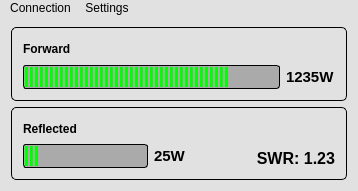
<?xml version="1.0" encoding="UTF-8"?>
<ui version="4.0">
 <class>MainWindowClass</class>
 <widget class="QMainWindow" name="MainWindowClass">
  <property name="geometry">
   <rect>
    <x>0</x>
    <y>0</y>
    <width>358</width>
    <height>191</height>
   </rect>
  </property>
  <property name="windowTitle">
   <string>Power Meter - Radio 1</string>
  </property>
  <property name="styleSheet">
   <string>QWidget {
 background-color: rgb(225, 225, 225);
 color: black;
}
 QProgressBar {
     border: 1px solid black;
     border-radius: 3px;
     background-color: rgb(170, 170, 170);
 }
 QProgressBar::chunk {
     background-color: lime;
     width: 3px;
     margin: 1px;
 }
 QMenu {
     background-color: white;
     margin: 2px; /* some spacing around the menu */
 }

 QMenu::item {
     padding: 2px 25px 2px 20px;
     border: 1px solid transparent; /* reserve space for selection border */
 }

 QMenu::item:selected {
     border-color: darkblue;
     background: rgba(100, 100, 100, 150);
 }

 QMenu::icon:checked { /* appearance of a 'checked' icon */
     background: gray;
     border: 1px inset gray;
     position: absolute;
     top: 1px;
     right: 1px;
     bottom: 1px;
     left: 1px;
 }

 QMenu::separator {
     height: 1px;
     background: silver;
     margin-left: 5px;
     margin-right: 5px;
 }

 QMenu::indicator {
     width: 13px;
     height: 13px;
 }

 QMenuBar {
     background-color: qlineargradient(x1:0, y1:0, x2:0, y2:1,
                                       stop:0 lightgray, stop:1 darkgray);
 }

 QMenuBar::item {
     spacing: 3px; /* spacing between menu bar items */
     padding: 1px 4px;
     background: transparent;
     border-radius: 4px;
 }

 QMenuBar::item:selected { /* when selected using mouse or keyboard */
     background: #a8a8a8;
 }

 QMenuBar::item:pressed {
     background: #888888;
 }

QFrame#frame{
      border-width: 1px;
      border-style: solid;
      border-color: black;
      border-radius: 5px;
}

QFrame#frameForward{
      border-width: 1px;
      border-style: solid;
      border-color: black;
      border-radius: 5px;
}

QFrame#frameReflected{
      border-width: 1px;
      border-style: solid;
      border-color: black;
      border-radius: 5px;
}</string>
  </property>
  <widget class="QWidget" name="centralWidget">
   <layout class="QVBoxLayout" name="verticalLayout">
    <item>
     <widget class="QFrame" name="frameForward">
      <property name="frameShape">
       <enum>QFrame::StyledPanel</enum>
      </property>
      <property name="frameShadow">
       <enum>QFrame::Raised</enum>
      </property>
      <layout class="QHBoxLayout" name="horizontalLayout">
       <item>
        <layout class="QGridLayout" name="gridLayout">
         <item row="0" column="0">
          <widget class="QLabel" name="labelFwd">
           <property name="font">
            <font>
             <weight>75</weight>
             <bold>true</bold>
            </font>
           </property>
           <property name="text">
            <string>Forward</string>
           </property>
          </widget>
         </item>
         <item row="1" column="0">
          <widget class="QProgressBar" name="progressBarFwd">
           <property name="sizePolicy">
            <sizepolicy hsizetype="Expanding" vsizetype="Fixed">
             <horstretch>0</horstretch>
             <verstretch>0</verstretch>
            </sizepolicy>
           </property>
           <property name="minimumSize">
            <size>
             <width>250</width>
             <height>0</height>
            </size>
           </property>
           <property name="styleSheet">
            <string/>
           </property>
           <property name="maximum">
            <number>1500</number>
           </property>
           <property name="value">
            <number>1200</number>
           </property>
           <property name="textVisible">
            <bool>false</bool>
           </property>
           <property name="format">
            <string>%vW</string>
           </property>
          </widget>
         </item>
         <item row="1" column="1">
          <widget class="QLabel" name="labelFwdValue">
           <property name="font">
            <font>
             <pointsize>11</pointsize>
             <weight>75</weight>
             <bold>true</bold>
            </font>
           </property>
           <property name="text">
            <string>1235W</string>
           </property>
          </widget>
         </item>
        </layout>
       </item>
      </layout>
     </widget>
    </item>
    <item>
     <widget class="QFrame" name="frameReflected">
      <property name="frameShape">
       <enum>QFrame::StyledPanel</enum>
      </property>
      <property name="frameShadow">
       <enum>QFrame::Raised</enum>
      </property>
      <layout class="QHBoxLayout" name="horizontalLayout_2">
       <item>
        <layout class="QGridLayout" name="gridLayout_2">
         <item row="0" column="0">
          <widget class="QLabel" name="labelRef">
           <property name="font">
            <font>
             <weight>75</weight>
             <bold>true</bold>
            </font>
           </property>
           <property name="text">
            <string>Reflected</string>
           </property>
          </widget>
         </item>
         <item row="1" column="0">
          <widget class="QProgressBar" name="progressBarRef">
           <property name="sizePolicy">
            <sizepolicy hsizetype="Expanding" vsizetype="Fixed">
             <horstretch>0</horstretch>
             <verstretch>0</verstretch>
            </sizepolicy>
           </property>
           <property name="minimumSize">
            <size>
             <width>125</width>
             <height>0</height>
            </size>
           </property>
           <property name="font">
            <font>
             <strikeout>false</strikeout>
            </font>
           </property>
           <property name="autoFillBackground">
            <bool>false</bool>
           </property>
           <property name="maximum">
            <number>150</number>
           </property>
           <property name="value">
            <number>15</number>
           </property>
           <property name="textVisible">
            <bool>false</bool>
           </property>
           <property name="invertedAppearance">
            <bool>false</bool>
           </property>
           <property name="textDirection">
            <enum>QProgressBar::TopToBottom</enum>
           </property>
           <property name="format">
            <string>%vW</string>
           </property>
          </widget>
         </item>
         <item row="1" column="1">
          <widget class="QLabel" name="labelRefValue">
           <property name="font">
            <font>
             <pointsize>11</pointsize>
             <weight>75</weight>
             <bold>true</bold>
            </font>
           </property>
           <property name="text">
            <string>25W</string>
           </property>
           <property name="alignment">
            <set>Qt::AlignLeading|Qt::AlignLeft|Qt::AlignVCenter</set>
           </property>
          </widget>
         </item>
         <item row="1" column="2">
          <spacer name="horizontalSpacer">
           <property name="orientation">
            <enum>Qt::Horizontal</enum>
           </property>
           <property name="sizeHint" stdset="0">
            <size>
             <width>40</width>
             <height>20</height>
            </size>
           </property>
          </spacer>
         </item>
         <item row="1" column="3">
          <widget class="QLabel" name="labelSWRValue">
           <property name="font">
            <font>
             <pointsize>12</pointsize>
             <weight>75</weight>
             <bold>true</bold>
            </font>
           </property>
           <property name="layoutDirection">
            <enum>Qt::LeftToRight</enum>
           </property>
           <property name="styleSheet">
            <string/>
           </property>
           <property name="text">
            <string>SWR: 1.23</string>
           </property>
           <property name="alignment">
            <set>Qt::AlignBottom|Qt::AlignRight|Qt::AlignTrailing</set>
           </property>
          </widget>
         </item>
        </layout>
       </item>
      </layout>
     </widget>
    </item>
   </layout>
  </widget>
  <widget class="QMenuBar" name="menuBar">
   <property name="geometry">
    <rect>
     <x>0</x>
     <y>0</y>
     <width>358</width>
     <height>19</height>
    </rect>
   </property>
   <widget class="QMenu" name="menuSettings">
    <property name="title">
     <string>Settings</string>
    </property>
    <addaction name="actionSettingsSetup"/>
    <addaction name="separator"/>
    <addaction name="actionSettingsAbout"/>
   </widget>
   <widget class="QMenu" name="menuConnection">
    <property name="title">
     <string>Connection</string>
    </property>
    <addaction name="actionConnect"/>
    <addaction name="actionDisconnect"/>
   </widget>
   <addaction name="menuConnection"/>
   <addaction name="menuSettings"/>
  </widget>
  <action name="actionConnect">
   <property name="text">
    <string>Connect</string>
   </property>
  </action>
  <action name="actionDisconnect">
   <property name="text">
    <string>Disconnect</string>
   </property>
  </action>
  <action name="actionSettingsSetup">
   <property name="text">
    <string>Setup</string>
   </property>
  </action>
  <action name="actionSettingsAbout">
   <property name="text">
    <string>About</string>
   </property>
  </action>
  <action name="actionSettingsCalibrate">
   <property name="text">
    <string>Calibrate</string>
   </property>
  </action>
  <action name="actionPEP">
   <property name="checkable">
    <bool>true</bool>
   </property>
   <property name="text">
    <string>PEP</string>
   </property>
  </action>
 </widget>
 <layoutdefault spacing="6" margin="11"/>
 <resources/>
 <connections/>
</ui>
